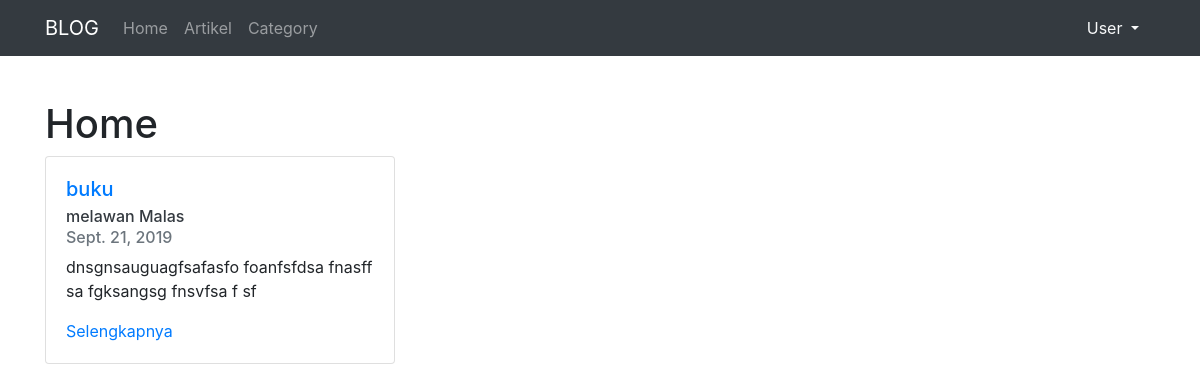
The page / on the database its author committed.
### artikel/models.py (models this page shows, shortened)
class Artikel(models.Model):
	judul		= models.CharField(max_length=255)
	isi 		= models.TextField()
	kategori 	= models.CharField(max_length=255)
	published	= models.DateTimeField(auto_now_add=True)
	updated 	= models.DateTimeField(auto_now=True)
	slug		= models.SlugField(blank=True, editable=False)

### latihan/views.py (the view)
# urls.py: url(r'^$', BlogHomeView.as_view(), name='home'),
class BlogHomeView(TemplateView, ArtikelPerKategori):
	template_name = "index.html"
	def get_context_data(self):
		querysets = self.get_latest_artikel_each_kategori()
		context = {
			'latest_artikel_list':querysets,
		}
		return context

### artikel/views.py (called while the page is built)
	def get_latest_artikel_each_kategori(self):
		kategori_list = self.model.objects.values_list('kategori', flat=True).distinct()
		queryset = []
		for kategori in kategori_list:
			artikel = self.model.objects.filter(kategori=kategori).latest('published')
			queryset.append(artikel)
		return queryset

### templates/index.html (shortened to what this page needs)
{% extends "base.html" %}
{% block contents %}
	<h1>Home</h1>
	<div class="row">
		{% for artikel in latest_artikel_list %}
			<div class="col-sm-4">
				<div class="card" >
				  <div class="card-body">
				    <h5 class="card-title"><a href="{% url 'artikel:category' artikel.kategori 1%}">{{artikel.kategori}}</a></h5>
				    <h6 class="card-subtitle mb-2 text-dark">{{artikel.judul}}</h6>
				    <h6 class="card-subtitle mb-2 text-muted">{{artikel.published|date}}</h6>
				    <p class="card-text">{{artikel.isi|truncatewords:10}}</p>
				    <a href="{% url 'artikel:detail' artikel.slug%}" class="card-link">Selengkapnya</a>
				  </div>
				</div>
			</div>
		{% endfor %}
	</div>
{% endblock contents %}

### rows shown on the page
Artikel: kategori "buku", judul "melawan Malas", published "Sept. 21, 2019", isi "dnsgnsauguagfsafasfo foanfsfdsa fnasff sa fgksangsg fnsvfsa f sf"
